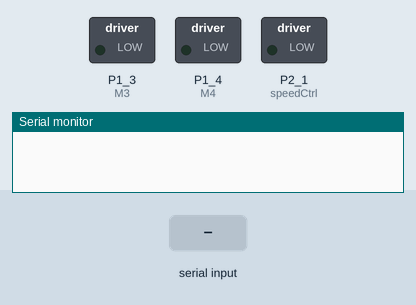
The sketch below on a simulated TI MSP430 LaunchPad. Shown: switched loads named in the sketch (green lamp = pin HIGH), the last lines printed to the serial monitor. The test bench sets the inputs (shaded band).

Above: at 1.2 s.
1.3 s: "F90\n" received over Serial
At 1.6 s:
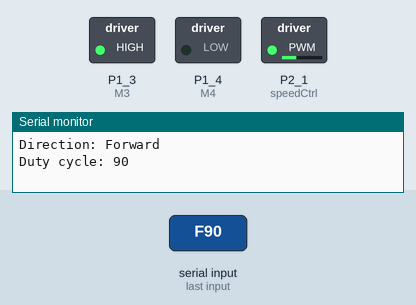
2.8 s: "90,45\n" received over Serial
At 4.0 s:
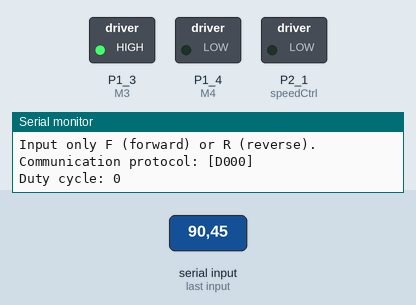
4.3 s: "R90\n" received over Serial
At 5.1 s:
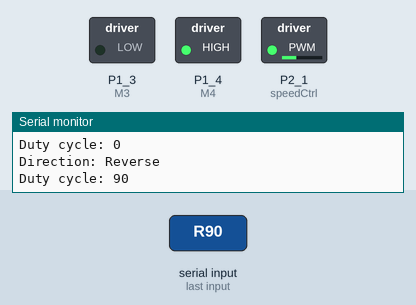
5.8 s: "30,150\n" received over Serial
At 6.2 s:
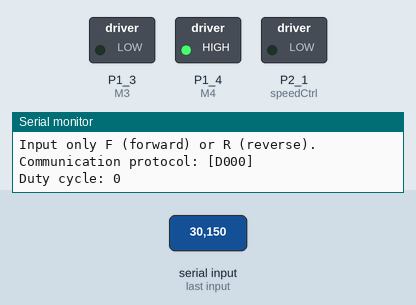
7.3 s: "F,45\n" received over Serial
At 8.5 s:
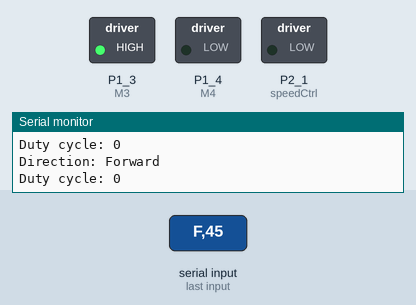
8.8 s: "R,45\n" received over Serial
At 9.7 s:
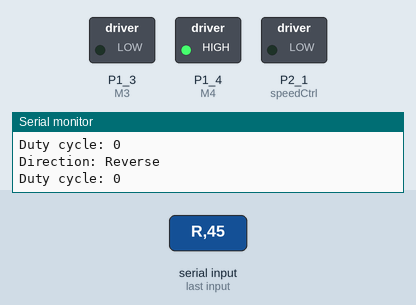
Timing chart, 0 to 11.3 s (numbered marks = the images above; inputs shaded):
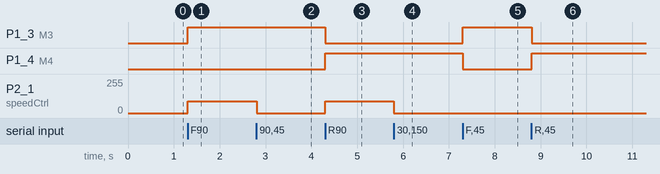

Measured:
- after the input at 1.3 s, P1_3 (M3): LOW → HIGH at once; P2_1 (speedCtrl): 0/255 → 90/255 at once
- after the input at 2.8 s, P2_1 (speedCtrl): 90/255 → 0/255 at once
- after the input at 4.3 s, P1_3 (M3): HIGH → LOW at once; P1_4 (M4): LOW → HIGH at once; P2_1 (speedCtrl): 0/255 → 90/255 at once
- after the input at 5.8 s, P2_1 (speedCtrl): 90/255 → 0/255 at once
- after the input at 7.3 s, P1_3 (M3): LOW → HIGH at once; P1_4 (M4): HIGH → LOW at once
- after the input at 8.8 s, P1_3 (M3): HIGH → LOW at once; P1_4 (M4): LOW → HIGH at once

The sketch:

SerialMotorControl.ino
```cpp
/*
  ==============================================================================
  SERIAL MOTOR CONTROL v0.0
  For use with the MSP430 Launchpad Motor Control BoosterPack
  Link: http://store.43oh.com/index.php?route=product/product&path=64&product_id=103

  Adaptation of Serial Event example (Sean Alvarado, 2013)/(Igoe, 2011)
  Created 29 September 2014
  by Dan Sweeney (Virginia Tech SBES)

  Last Updated: 29 September 2014
  ==============================================================================
*/

// GLOBAL VARIABLES
String inputString = ""; // a string to hold incoming data
boolean stringComplete = false; // whether the string is complete

#define M3 P1_3
#define M4 P1_4
#define speedCtrl P2_1

// FUNCTIONS ===================================================================

// Interprets duty cycle;
void dutyCycle (String inputString) {
  int dutyCycle = inputString.substring(1, 4).toInt();
  if (dutyCycle > 255) {
    Serial.println("Duty cycle out of range: too large.");
    Serial.println("Duty cycle set to 255.");
    dutyCycle = 255;
  }
  else if (dutyCycle < 0) {
    Serial.println("Duty cycle out of range: too small.");
    Serial.println("Duty cycle set to 0.");
    dutyCycle = 0;
  }
  else {
    Serial.print("Duty cycle: ");
    Serial.println(dutyCycle);
    analogWrite(speedCtrl, dutyCycle);
  }
  Serial.println();
}

// Sets motor direction
void motorDir(String inputString) {
  switch (inputString[0]) {
      // Forward direction
      case 'F':
        // Set direction of Motor
        digitalWrite(M3, HIGH);
        digitalWrite(M4, LOW);
        Serial.println("Direction: Forward");
        break;

      // Reverse direction
      case 'R':
        // Set direction of Motor
        digitalWrite(M3, LOW);
        digitalWrite(M4, HIGH);
        Serial.println("Direction: Reverse");
        break;

      // Incorrect input
      default:
        Serial.println("Input only F (forward) or R (reverse).");
        Serial.println("Communication protocol: [D000]");
    }
}

// SETUP =======================================================================
void setup() {
  // setup pins
  pinMode(M3, OUTPUT);
  pinMode(M4, OUTPUT);
  pinMode(speedCtrl, OUTPUT);
  // initialize serial:
  Serial.begin(9600);
  // reserve 200 bytes for the inputString:
  inputString.reserve(200);
}

// LOOP ========================================================================
void loop() {
  // print the string when a newline arrives:
  if (stringComplete) {
    //set motor direction
    motorDir(inputString);

    // Set duty cycle
    dutyCycle(inputString);

    // clear the string:
    inputString = "";
    stringComplete = false;
  }
}

// SERIAL EVENT ================================================================
void serialEvent() {
  while (Serial.available()) {
    // get the new byte:
    char inChar = (char)Serial.read();
    // add it to the inputString:
    inputString += inChar;
    // if the incoming character is a newline, set a flag
    // so the main loop can do something about it:
    if (inChar == '\n') {
    stringComplete = true;
    }
  }
}
```
